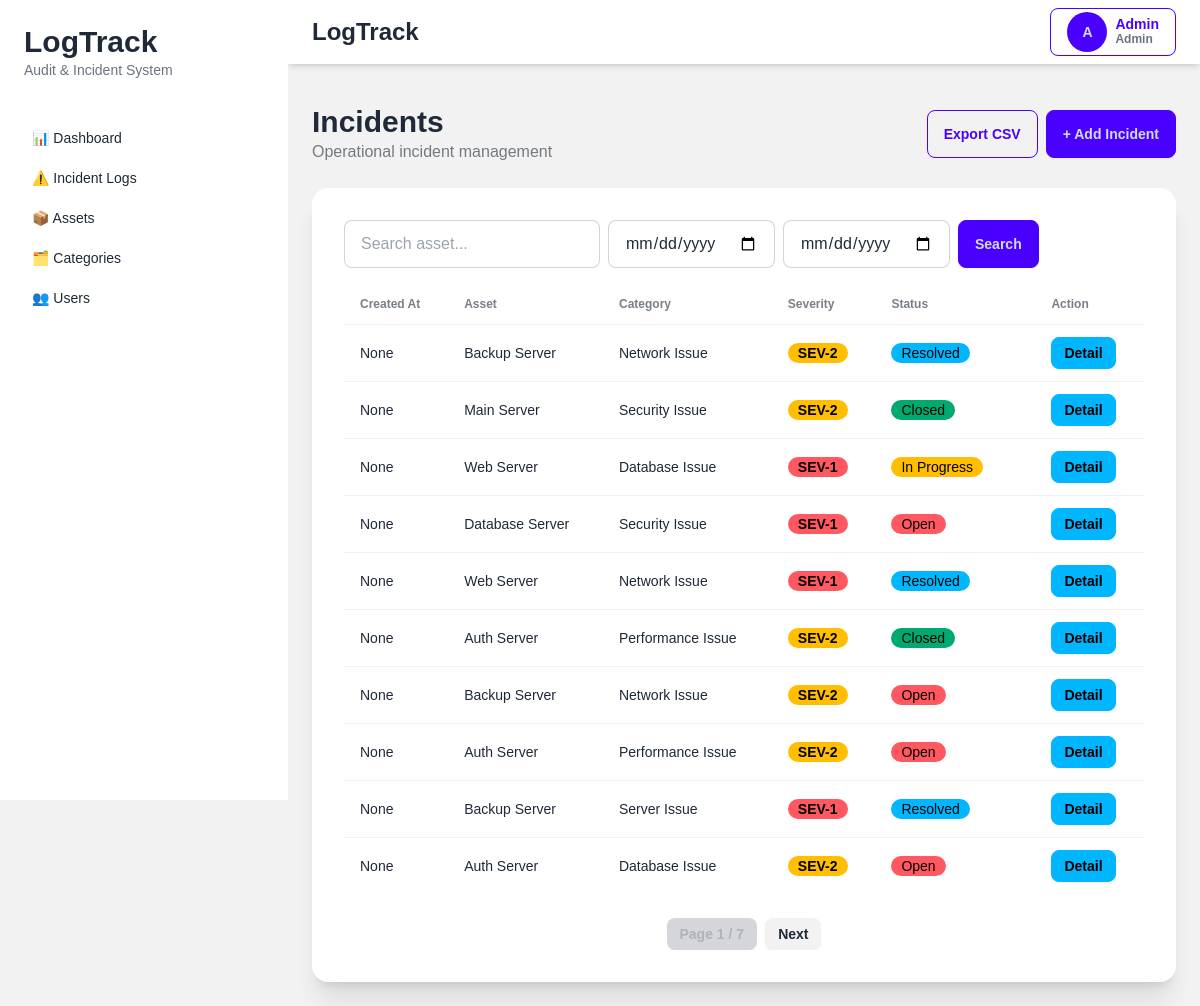
The page /incidents (signed in) on the database as committed earlier.
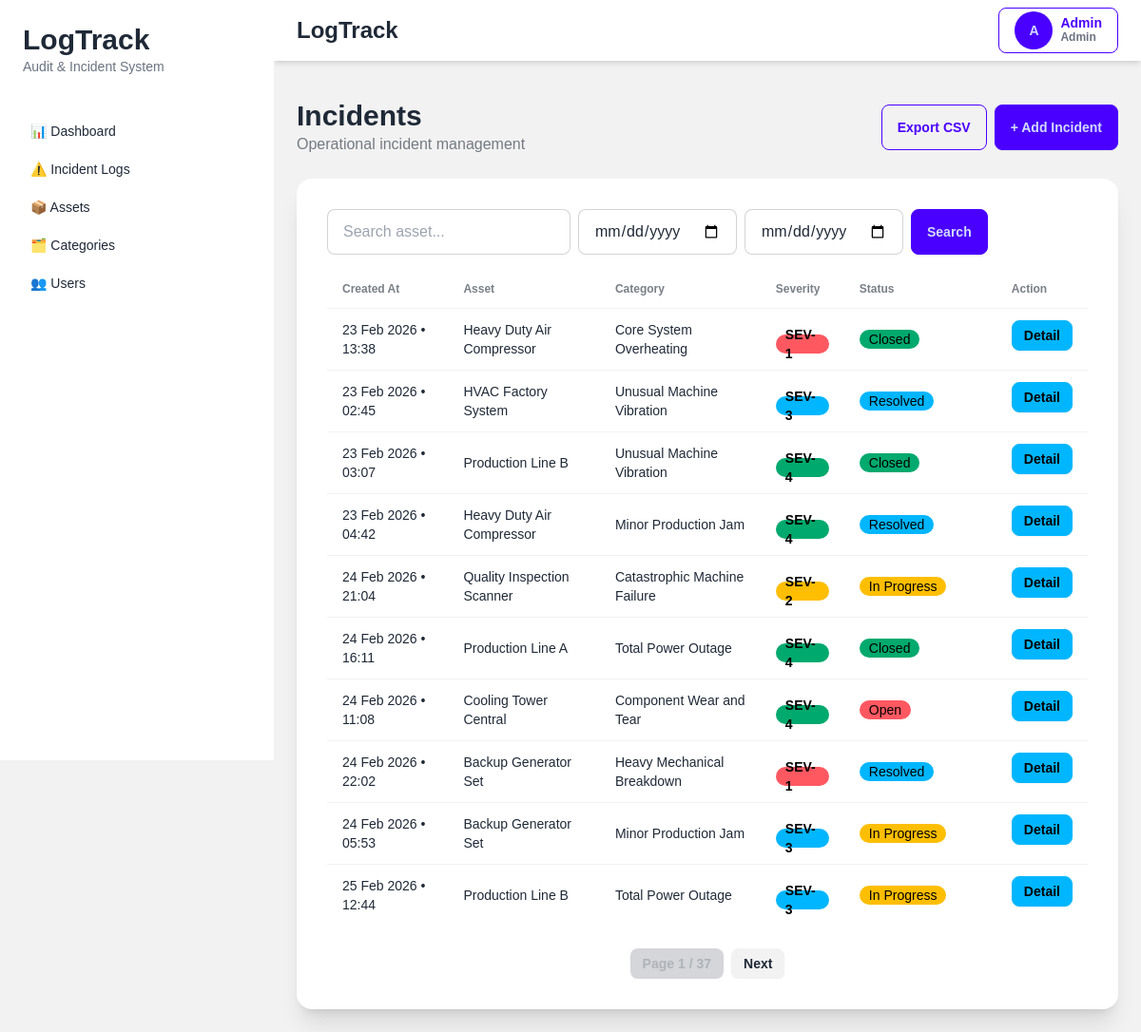
The same page on the database as committed later.
### tables this page shows
CREATE TABLE incidents (

    id INTEGER PRIMARY KEY AUTOINCREMENT,

    user_id INTEGER,

    asset_id INTEGER,

    incident_category_id INTEGER,
    
    handled_by INTEGER,

    severity_level VARCHAR(50) NOT NULL,

    status VARCHAR(255) NOT NULL,

    detail TEXT,

    created_at DATETIME,

    updated_at DATETIME,

    is_deleted INTEGER DEFAULT 0,

    FOREIGN KEY (user_id)
        REFERENCES users(id),

    FOREIGN KEY (asset_id)
        REFERENCES assets(id),

    FOREIGN KEY (incident_category_id)
        REFERENCES incident_categories(id)
    
    FOREIGN KEY (handled_by)
        REFERENCES users(id)
);

CREATE TABLE assets (

    id INTEGER PRIMARY KEY AUTOINCREMENT,

    asset_code VARCHAR(255) UNIQUE NOT NULL,

    asset_name VARCHAR(255) NOT NULL,

    status VARCHAR(50) DEFAULT 'Operational',

    created_at DATETIME,

    updated_at DATETIME,

    is_deleted INTEGER DEFAULT 0
);

CREATE TABLE incident_categories (

    id INTEGER PRIMARY KEY AUTOINCREMENT,

    category_name VARCHAR(255) NOT NULL,

    default_severity VARCHAR(50) NOT NULL,

    created_at DATETIME,

    updated_at DATETIME,

    is_deleted INTEGER DEFAULT 0
);

### app/controllers/incident_controller.py (the view, shortened to what this page needs)
def incident_index():
    conn = None
    try:
        conn = get_db_connection()
        role = session.get("role")
        role = int(role) if role is not None else 2
        user_id = session.get("user_id")
        page = request.args.get("page", 1, type=int)
        q = request.args.get("q", "")
        start_date = request.args.get("start_date", "")
        end_date = request.args.get("end_date", "")
        limit = 10
        offset = (page - 1) * limit
        params = []
        base_query = """
        FROM incidents i
        LEFT JOIN assets a ON i.asset_id = a.id
        LEFT JOIN incident_categories c ON i.incident_category_id = c.id
        LEFT JOIN users u ON i.user_id = u.id
        LEFT JOIN users h ON i.handled_by = h.id
        WHERE 1=1
        """
        if role == 2:
            base_query += " AND i.user_id = ?"
            params.append(user_id)
        if role != 0:
            base_query += " AND i.is_deleted = 0"
        if start_date:
            base_query += " AND DATE(i.created_at) >= DATE(?)"
            params.append(start_date)
        if end_date:
            base_query += " AND DATE(i.created_at) <= DATE(?)"
            params.append(end_date)
        total = conn.execute(
            f"SELECT COUNT(*) {base_query}",
            params
        ).fetchone()[0]
        rows = conn.execute(
            f"""
            SELECT
                i.*,
                a.asset_name,
                c.category_name,
                u.name AS reported_by,
                h.name AS handled_by_name
            {base_query}
            ORDER BY i.id DESC
            LIMIT ? OFFSET ?
            """,
            params + [limit, offset]
        ).fetchall()
        incidents = []
        for row in rows:
            row = dict(row)
            if row.get("created_at"):
                dt = datetime.strptime(row["created_at"], "%Y-%m-%d %H:%M:%S")
                row["created_at"] = dt.strftime("%d %b %Y • %H:%M")
            incidents.append(row)
        total_pages = (total + limit - 1) // limit
        return render_template(
            "incidents/index.html",
            incidents=incidents,
            page=page,
            total_pages=total_pages,
            q=q,
            start_date=start_date,
            end_date=end_date,
            role=role
        )
    finally:
        if conn:
            conn.close()

### app/app.py (called while the page is built)
def create_app():
    app = Flask(__name__)
    app.config.from_object(
        "app.config.Config"
    )
    app.add_template_filter(
        timesince,
        "timesince"
    )
    @app.context_processor
    def inject_user():
        return {
            "role": session.get("role"),
            "user_name": session.get("name"),
            "user_id": session.get("user_id")
        }
    from app.routes.web import register_routes
    register_routes(app)
    return app

### app/database/connection.py (called while the page is built)
def get_db_connection():
    conn = sqlite3.connect(
        Config.DATABASE_PATH,
        timeout=30,
        isolation_level=None,
        check_same_thread=False
    )
    conn.row_factory = sqlite3.Row
    conn.execute("PRAGMA foreign_keys = ON")
    conn.execute("PRAGMA journal_mode = WAL")
    return conn

### app/templates/incidents/index.html (shortened to what this page needs)
{% extends "layouts/app.html" %} {% block title %}Incidents{% endblock %} {%
block content %}
<div class="flex items-center justify-between mb-6">
  <div>
    <h1 class="text-3xl font-bold">Incidents</h1>
    <p class="text-base-content/60">Operational incident management</p>
  </div>
  <div class="flex gap-2">
    <a href="/export-incidents-csv" class="btn btn-outline btn-primary">
      Export CSV
    </a>
    <a href="/incidents/create" class="btn btn-primary"> + Add Incident </a>
  </div>
</div>
<div class="card bg-base-100 shadow-xl">
  <div class="card-body">
    <div class="overflow-x-auto">
      <form method="GET" class="flex gap-2 mb-4">
        <input
          type="text"
          name="q"
          value="{{ q }}"
          placeholder="Search asset..."
          class="input input-bordered w-64" />
        <input
          type="date"
          name="start_date"
          value="{{ start_date }}"
          class="input input-bordered" />
        <input
          type="date"
          name="end_date"
          value="{{ end_date }}"
          class="input input-bordered" />
        <button class="btn btn-primary">Search</button>
      </form>
      <table class="table">
        <thead>
          <tr>
            <th>Created At</th>
            <th>Asset</th>
            <th>Category</th>
            <th>Severity</th>
            <th class="w-40">Status</th>
            <th>Action</th>
          </tr>
        </thead>
        <tbody>
          {% for incident in incidents %}
          <tr>
            <td>{{ incident.created_at }}</td>
            <td>{{ incident.asset_name }}</td>
            <td>{{ incident.category_name }}</td>
            <td>
              {% if incident.severity_level == 'SEV-1' %}
              <div class="badge badge-error text-black font-bold">SEV-1</div>
              {% elif incident.severity_level == 'SEV-2' %}
              <div class="badge badge-warning text-black font-bold">SEV-2</div>
              {% elif incident.severity_level == 'SEV-3' %}
              <div class="badge badge-info text-black font-bold">SEV-3</div>
              {% elif incident.severity_level == 'SEV-4' %}
              <div class="badge badge-success text-black font-bold">SEV-4</div>
              {% elif incident.severity_level == 'SEV-5' %}
              <div
                class="badge bg-gray-300 text-gray-900 font-bold whitespace-nowrap">
                SEV-5
              </div>
              {% else %}
              <div class="badge badge-outline">
                {{ incident.severity_level }}
              </div>
              {% endif %}
            </td>
            <td>
              {% if not incident.status %}
              <div class="badge badge-neutral">No Status</div>
              {% elif incident.status == 'Open' %}
              <div class="badge badge-error">Open</div>
              {% elif incident.status == 'In Progress' %}
              <div class="badge badge-warning">In Progress</div>
              {% elif incident.status == 'Resolved' %}
              <div class="badge badge-info">Resolved</div>
              {% elif incident.status == 'Closed' %}
              <div class="badge badge-success">Closed</div>
              {% else %}
              <div class="badge badge-outline">{{ incident.status }}</div>
              {% endif %}
            </td>
            <td class="flex gap-2">
              <a
                href="/incidents/{{ incident.id }}"
                class="btn btn-info btn-sm">
                Detail
              </a>
            </td>
          </tr>
          {% endfor %}
        </tbody>
      </table>
      <div class="flex justify-center mt-6 gap-2">
        <span class="btn btn-sm btn-disabled">
          Page {{ page }} / {{ total_pages }}
        </span>
        {% if page < total_pages %}
        <a href="/incidents?page={{ page + 1 }}&q={{ q }}" class="btn btn-sm">
          Next
        </a>
        {% endif %}
      </div>
    </div>
  </div>
</div>
{% endblock %}

Rows that differ between the two databases and show on the page:
no longer on this page (row edited): incidents: created_at "None", asset_name "Backup Server", category_name "Network Issue", severity_level "SEV-2", status "Resolved"
no longer on this page (row edited): incidents: created_at "None", asset_name "Main Server", category_name "Security Issue", severity_level "SEV-2", status "Closed"
no longer on this page (row edited): incidents: created_at "None", asset_name "Web Server", category_name "Database Issue", severity_level "SEV-1", status "In Progress"
no longer on this page (row edited): incidents: created_at "None", asset_name "Database Server", category_name "Security Issue", severity_level "SEV-1", status "Open"
no longer on this page (row edited): incidents: created_at "None", asset_name "Web Server", category_name "Network Issue", severity_level "SEV-1", status "Resolved"
no longer on this page (row edited): incidents: created_at "None", asset_name "Auth Server", category_name "Performance Issue", severity_level "SEV-2", status "Closed"
no longer on this page (row edited): incidents: created_at "None", asset_name "Backup Server", category_name "Network Issue", severity_level "SEV-2", status "Open"
no longer on this page (row edited): incidents: created_at "None", asset_name "Auth Server", category_name "Performance Issue", severity_level "SEV-2", status "Open"
no longer on this page (row edited): incidents: created_at "None", asset_name "Backup Server", category_name "Server Issue", severity_level "SEV-1", status "Resolved"
no longer on this page (row edited): incidents: created_at "None", asset_name "Auth Server", category_name "Database Issue", severity_level "SEV-2", status "Open"
added incidents: created_at "23 Feb 2026 • 13:38", asset_name "Heavy Duty Air Compressor", category_name "Core System Overheating", severity_level "SEV-1", status "Closed"
added incidents: created_at "23 Feb 2026 • 02:45", asset_name "HVAC Factory System", category_name "Unusual Machine Vibration", severity_level "SEV-3", status "Resolved"
added incidents: created_at "23 Feb 2026 • 03:07", asset_name "Production Line B", category_name "Unusual Machine Vibration", severity_level "SEV-4", status "Closed"
added incidents: created_at "23 Feb 2026 • 04:42", asset_name "Heavy Duty Air Compressor", category_name "Minor Production Jam", severity_level "SEV-4", status "Resolved"
added incidents: created_at "24 Feb 2026 • 21:04", asset_name "Quality Inspection Scanner", category_name "Catastrophic Machine Failure", severity_level "SEV-2", status "In Progress"
added incidents: created_at "24 Feb 2026 • 16:11", asset_name "Production Line A", category_name "Total Power Outage", severity_level "SEV-4", status "Closed"
added incidents: created_at "24 Feb 2026 • 11:08", asset_name "Cooling Tower Central", category_name "Component Wear and Tear", severity_level "SEV-4", status "Open"
added incidents: created_at "24 Feb 2026 • 22:02", asset_name "Backup Generator Set", category_name "Heavy Mechanical Breakdown", severity_level "SEV-1", status "Resolved"
added incidents: created_at "24 Feb 2026 • 05:53", asset_name "Backup Generator Set", category_name "Minor Production Jam", severity_level "SEV-3", status "In Progress"
added incidents: created_at "25 Feb 2026 • 12:44", asset_name "Production Line B", category_name "Total Power Outage", severity_level "SEV-3", status "In Progress"
Other text that changed with them:
{{ total_pages }}: "7" → "37"
